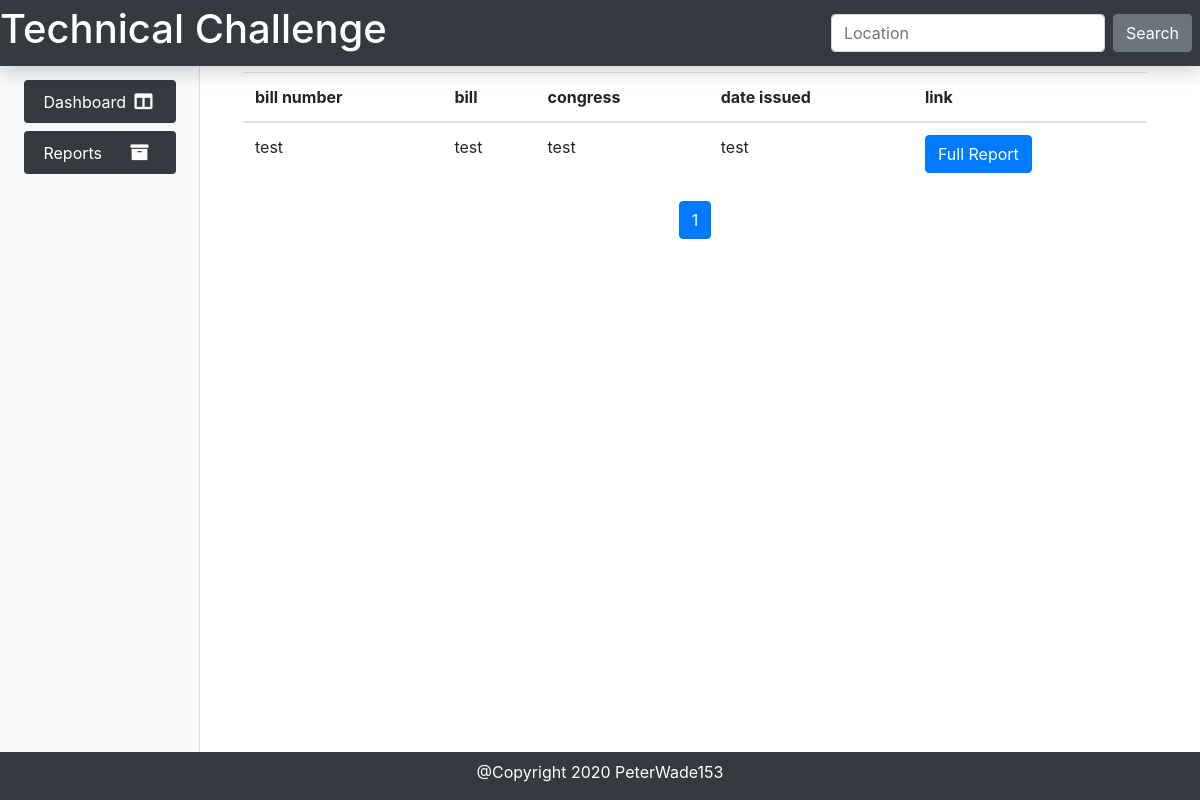
Before: / with the older database file.
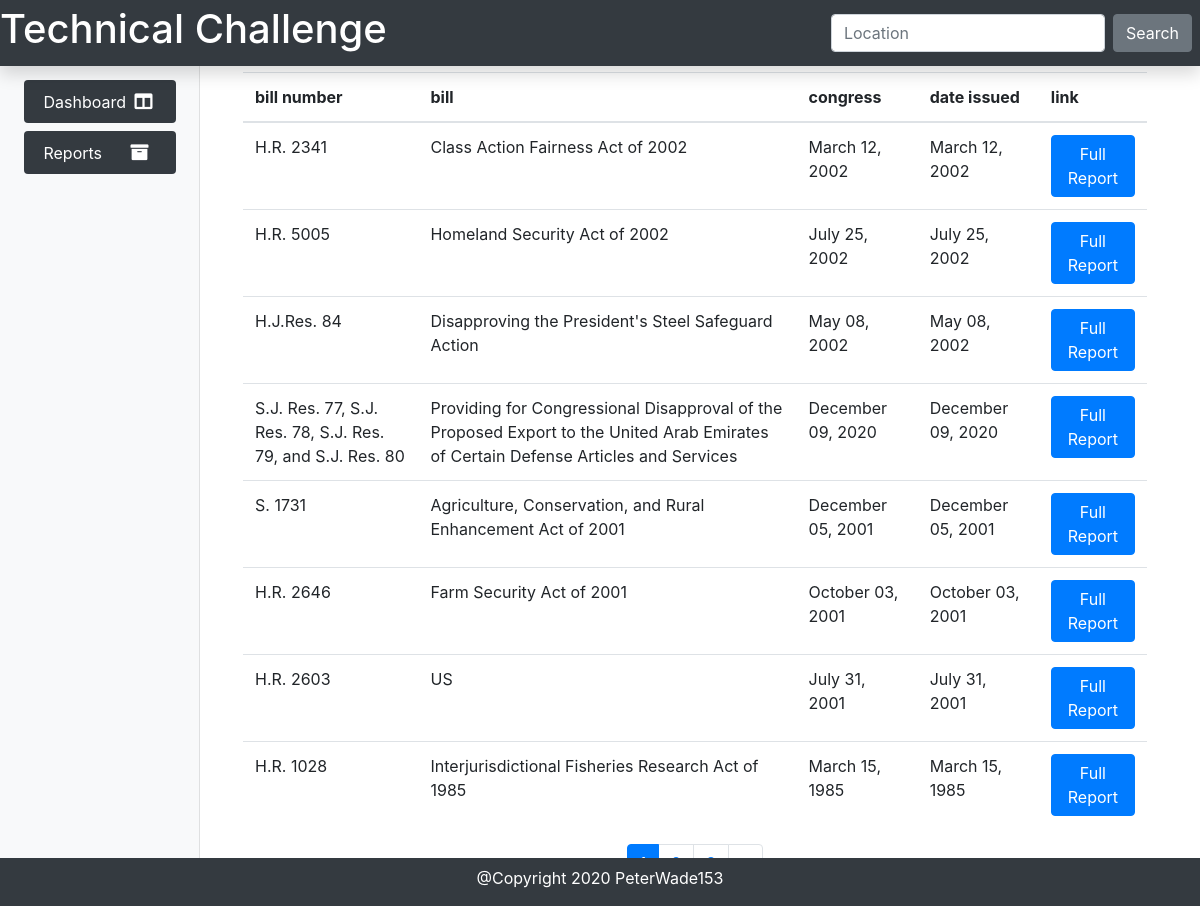
After: the same page with the newer database file.
### main/models.py (models this page shows, shortened)
class Property(models.Model):
    bill_number = models.CharField(unique=True, max_length=255, null=False)
    bill = models.CharField(max_length=255, null=False)
    congress = models.CharField(max_length=255, null=False)
    date = models.CharField(max_length=255, null=False)
    link = models.CharField(max_length=255, null=False)

### main/views.py (the view)
# urls.py: path('', views.index, name='index'),
def index(request):
  property_list =  Property.objects.all().order_by('id')
  page = request.GET.get('page', 1)
  paginator = Paginator(property_list, 8)
  try:
    properties = paginator.page(page)
  except PageNotAnInteger:
    properties = paginator.page(1)
  except EmptyPage:
    properties = paginator.page(paginator.num_pages)
  return render(request, 'index.html', {'properties': properties})

### main/templates/index.html (shortened to what this page needs)
{% extends "base.html" %}
{% block content %}
    <div class="container">
        <table class="table">
            <thead>
              <tr>
                <th scope="col">bill number</th>
                <th scope="col">bill</th>
                <th scope="col">congress</th>
                <th scope="col">date issued</th>
                <th scope="col">link</th>
              </tr>
            </thead>
            <tbody>
              {% for property in properties %}
                <tr>
                  <td>{{ property.bill_number }}</td>
                  <td>{{ property.bill }}</td>
                  <td>{{ property.congress }}</td>
                  <td>{{ property.date }}</td>
                  <td><a href="{{ property.link }}" class="btn btn-primary">Full Report</a></button></td>
                </tr>
              {% endfor %}
            </tbody>
        </table>
        <nav aria-label="Page navigation">
          <ul class="pagination justify-content-center">
            {% for page in properties.paginator.page_range %}
              {% if properties.number == page %}
                <li class="page-item active">
                  <span class="page-link">{{ page }}<span class="sr-only">(current)</span></span>
                </li>
              {% elif page > properties.number|add:'-3' and page < properties.number|add:'3' %}
                <li class="page-item">
                  <a class="page-link" href="?page={{ page }}">{{ page }}</a>
                </li>
              {% endif %}
            {% endfor %}
            {% if properties.has_next %}
            <li class="page-item">
              <a class="page-link" href="?page={{ properties.paginator.num_pages }}" aria-label="Next">
                <span aria-hidden="true">&raquo;</span>
              </a>
            </li>
          {% endif %}
          </ul>
        </nav>
    </div>
{% endblock %}

### main/templates/base.html (shortened to what this page needs)
<!doctype html>
{% load static %}
<html>
    <head>
        <link rel="stylesheet" href="https://stackpath.bootstrapcdn.com/bootstrap/4.3.1/css/bootstrap.min.css">
        <link rel="stylesheet" href="https://use.fontawesome.com/releases/v5.7.0/css/all.css">
        <link rel="stylesheet" href="{% static 'properties/css/styles.css' %}">
    </head>
    <body>
        <div class="container">
            <nav class="navbar navbar-dark fixed-top bg-dark flex-md-nowrap p-0 shadow">
                <a class="navbar-brand" href="/">
                    <h1>Technical Challenge</h1>
                </a>
                <form class="form-inline my-2 my-lg-0">
                    <input class="form-control mr-sm-2" type="search" placeholder="Location" aria-label="Search">
                    <button class="btn btn-secondary my-2 my-sm-0 mr-2" type="submit">Search</button>
                </form>
            </nav>
            <div class="row">
                <nav class="col-md-2 d-none d-md-block bg-light sidebar px-4 my-4">
                    <div class="sidebar-sticky">
                        <ul class="nav flex-column nav-pills nav-fill">
                            <li class="nav-item pb-2">
                                <a class="nav-link active bg-dark" href="/">Dashboard
                                    <span style="font-size: 18px">
                                        <i class="fas fa-columns px-1"></i>
                                    </span>
                                </a>
                            </li>
                            <li class="nav-item pb-2">
                                <a class="nav-link active bg-dark" href="#">Reports
                                    <span style="font-size: 18px">
                                        <i class="fas fa-archive pl-4 pr-2"></i>
                                    </span>
                                </a>
                            </li>
                        </ul>
                    </div>
                </nav>
                <main role="main" class="col-md-9 ml-sm-auto col-lg-10 px-2 mt-5">
                    <div class="pt-4 pb-2 ">
                        {% block content %}
                        {% endblock %}
                    </div>
                </main>
            </div>
            <footer class="fixed-bottom">
                <div class="d-flex justify-content-center bg-dark ">
                    <p class="text-center text-white mt-2">@Copyright 2020 PeterWade153</p>
                </div>
            </footer>
        </div>
    </body>
</html>

### main/static/properties/css/styles.css (style rules this page uses)
.sidebar { position: fixed; top: 0; bottom: 0; left: 0; z-index: 100; padding: 48px 0 0; box-shadow: inset -1px 0 0 rgba(0, 0, 0, .1); }
.sidebar-sticky { position: relative; top: 0; height: calc(100vh - 48px); padding-top: .5rem; overflow-x: hidden; overflow-y: auto; }

Changed rows visible on the page:
removed Property: bill_number "test", bill "test", congress "test", date "test"
added Property: bill_number "H.R. 2341", bill "Class Action Fairness Act of 2002", congress "March 12, 2002", date "March 12, 2002"
added Property: bill_number "H.R. 5005", bill "Homeland Security Act of 2002", congress "July 25, 2002", date "July 25, 2002"
added Property: bill_number "H.J.Res. 84", bill "Disapproving the President's Steel Safeguard Action", congress "May 08, 2002", date "May 08, 2002"
added Property: bill_number "S.J. Res. 77, S.J. Res. 78, S.J. Res. 79, and S.J. Res. 80", bill "Providing for Congressional Disapproval of the Proposed Export to the United Arab Emirates of Certain Defense Articles and Services", congress "December 09, 2020", date "December 09, 2020"
added Property: bill_number "S. 1731", bill "Agriculture, Conservation, and Rural Enhancement Act of 2001", congress "December 05, 2001", date "December 05, 2001"
added Property: bill_number "H.R. 2646", bill "Farm Security Act of 2001", congress "October 03, 2001", date "October 03, 2001"
added Property: bill_number "H.R. 2603", bill "US", congress "July 31, 2001", date "July 31, 2001"
added Property: bill_number "H.R. 1028", bill "Interjurisdictional Fisheries Research Act of 1985", congress "March 15, 1985", date "March 15, 1985"
Other visible differences:
list line gone: "1"
